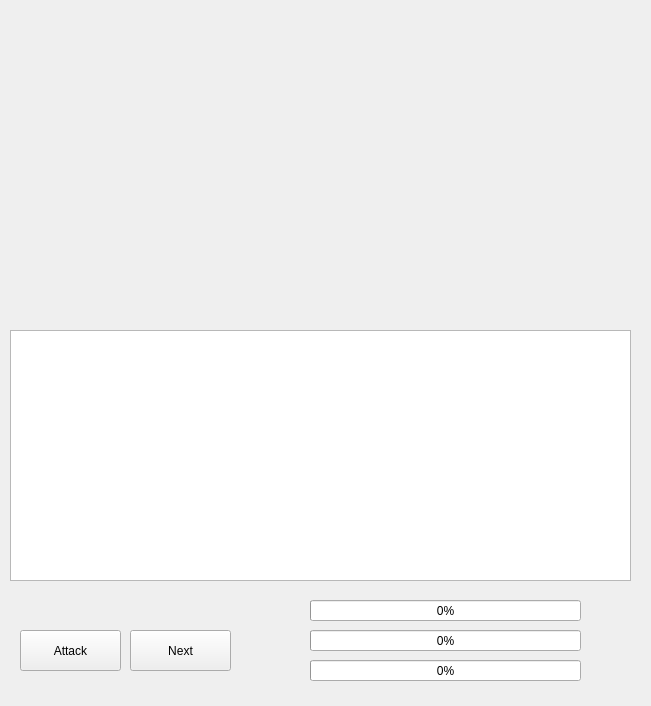
<?xml version="1.0" encoding="UTF-8"?>
<ui version="4.0">
 <class>BossMode</class>
 <widget class="QWidget" name="BossMode">
  <property name="geometry">
   <rect>
    <x>0</x>
    <y>0</y>
    <width>651</width>
    <height>706</height>
   </rect>
  </property>
  <property name="windowTitle">
   <string>Form</string>
  </property>
  <widget class="QTextEdit" name="textEdit">
   <property name="geometry">
    <rect>
     <x>10</x>
     <y>330</y>
     <width>621</width>
     <height>251</height>
    </rect>
   </property>
   <property name="styleSheet">
    <string notr="true">QTextEdit {background-color:rgb(255,132,139,0); broder-radius:3px;color:rbg(0,0,0);}|</string>
   </property>
  </widget>
  <widget class="QProgressBar" name="progressBar_BossHealth">
   <property name="geometry">
    <rect>
     <x>310</x>
     <y>600</y>
     <width>271</width>
     <height>21</height>
    </rect>
   </property>
   <property name="value">
    <number>0</number>
   </property>
  </widget>
  <widget class="QProgressBar" name="progressBar_PlayerHealth">
   <property name="geometry">
    <rect>
     <x>310</x>
     <y>630</y>
     <width>271</width>
     <height>21</height>
    </rect>
   </property>
   <property name="maximum">
    <number>1000</number>
   </property>
   <property name="value">
    <number>0</number>
   </property>
  </widget>
  <widget class="QProgressBar" name="progressBar_PlayerStamina">
   <property name="geometry">
    <rect>
     <x>310</x>
     <y>660</y>
     <width>271</width>
     <height>21</height>
    </rect>
   </property>
   <property name="maximum">
    <number>1000</number>
   </property>
   <property name="value">
    <number>0</number>
   </property>
  </widget>
  <widget class="QPushButton" name="AttackButton">
   <property name="geometry">
    <rect>
     <x>20</x>
     <y>630</y>
     <width>101</width>
     <height>41</height>
    </rect>
   </property>
   <property name="text">
    <string>Attack</string>
   </property>
  </widget>
  <widget class="QPushButton" name="pushButton">
   <property name="geometry">
    <rect>
     <x>130</x>
     <y>630</y>
     <width>101</width>
     <height>41</height>
    </rect>
   </property>
   <property name="text">
    <string>Next</string>
   </property>
  </widget>
  <widget class="QLabel" name="label">
   <property name="geometry">
    <rect>
     <x>10</x>
     <y>0</y>
     <width>621</width>
     <height>321</height>
    </rect>
   </property>
   <property name="text">
    <string/>
   </property>
   <property name="pixmap">
    <pixmap resource="test1.qrc">:/Boss/Image/Balana.jpg</pixmap>
   </property>
  </widget>
 </widget>
 <resources>
  <include location="test1.qrc"/>
 </resources>
 <connections/>
</ui>
